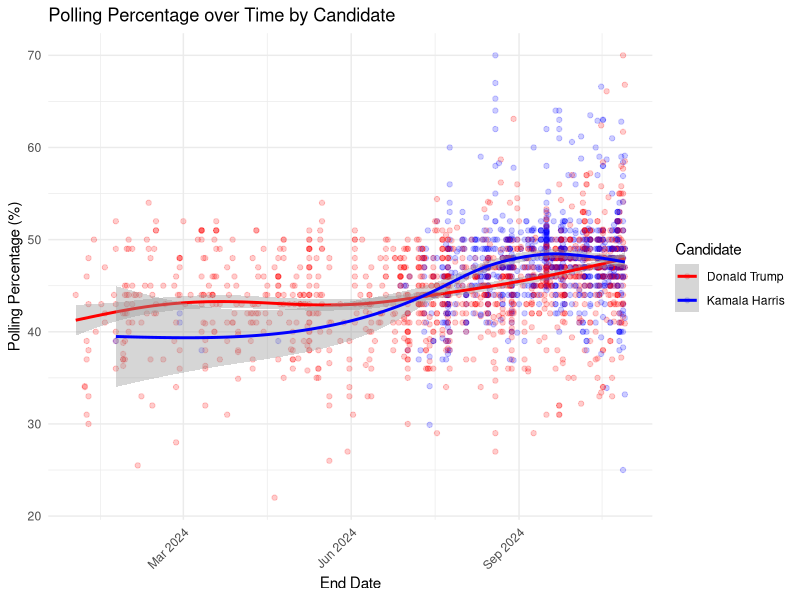

This figure's R source:
## ---- chunk 1
#| include: false
#| warning: false
#| message: false

library(tidyverse)
library(skimr)
library(knitr)
library(GGally)
library(dplyr)
library(broom)
## ---- chunk 2
#| echo: false
#| message: false
#| warning: false
#| include: false
data <- read.csv("../data/02-analysis_data/cleaned_president_polls.csv")
skim(data)
## ---- chunk 3
#| warning: false
#| message: false
#| echo: false
#| label: fig-pct
data %>% filter(candidate_name %in% c("Kamala Harris", "Donald Trump")) %>% 
  mutate(end_date = as.Date(end_date, format = "%m/%d/%y")) %>% 
  filter(end_date > as.Date("2024-01-01")) %>% 
  ggplot(aes(x = end_date, y = pct, color = candidate_name, group = candidate_name)) +
  geom_point(alpha = 0.2) +
  geom_smooth() +
  labs(
    title = "Polling Percentage over Time by Candidate",
    x = "End Date",
    y = "Polling Percentage (%)",
    color = "Candidate"
  ) +
  scale_color_manual(values = c("Kamala Harris" = "blue", "Donald Trump" = "red")) +
  theme_minimal() +
  scale_x_date(date_breaks = "3 months", date_labels = "%b %Y") +
  theme(axis.text.x = element_text(angle = 45, hjust = 1))

## ---- chunk 4
#| echo: false
#| message: false
#| warning: false
fit_model <- function(data, candidate) {
  candidate_data <- data %>% filter(candidate_name == candidate)
  
  if (nrow(candidate_data) > 0) {  # Check if there are rows for the candidate
    model <- lm(pct ~ days_towards_election, data = candidate_data)
    tidy_model <- tidy(model)  # Get a tidy summary of the model
    tidy_model$candidate <- candidate  # Add candidate to the output
    return(tidy_model)
  } else {
    return(NULL)  # Return NULL if no data for the candidate
  }
}

# Candidate names
candidate_names <- c("Kamala Harris", "Donald Trump")

# Initialize an empty list to store results
results <- list()

# Loop over candidates and store each model's results
for (candidate in candidate_names) {
  model_result <- fit_model(data, candidate)  # Fit the model
  
  # Check if the model_result is not NULL and add to the results list
  if (!is.null(model_result)) {
    results[[candidate]] <- model_result
  }
}

# Combine results for all candidates into a single data frame
final_results <- bind_rows(results, .id = "candidate")

# View the final results
kable(final_results)

## ---- chunk 5
#| echo: false
#| message: false
#| warning: false
data_nevada <- data %>% filter(state == "Nevada") 
data_arizona <- data %>% filter(state == "Arizona") 
data_wisconsin <- data %>% filter(state == "Wisconsin") 
data_michigan <- data %>% filter(state == "Michigan") 
data_penn <- data %>% filter(state == "Pennsylvania") 
data_north_carolina <- data %>% filter(state == "North Carolina") 
data_georgia <- data %>% filter(state == "Georgia") 


fit_model <- function(data, candidate) {
  candidate_data <- data %>% filter(candidate_name == candidate)
  
  if (nrow(candidate_data) > 0) {  # Check if there are rows for the candidate
    model <- lm(pct ~ days_towards_election, data = candidate_data)
    tidy_model <- tidy(model)  # Get a tidy summary of the model
    tidy_model$state <- unique(candidate_data$state)  # Add state to the output
    tidy_model$candidate <- candidate  # Add candidate to the output
    return(tidy_model)
  } else {
    return(NULL)  # Return NULL if no data for the candidate
  }
}


state_data_list <- list(
  Nevada = data_nevada,
  Arizona = data_arizona,
  Wisconsin = data_wisconsin,
  Michigan = data_michigan,
  Pennsylvania = data_penn,
  North_Carolina = data_north_carolina,
  Georgia = data_georgia
)


# Initialize an empty list to store results
results <- list()

# Loop through each candidate
for (candidate in candidate_names) {
  state_results <- list()  # Initialize an empty list for state results
  
  # Loop through each state dataset
  for (state_name in names(state_data_list)) {
    state_data <- state_data_list[[state_name]]  # Get the state data
    model_result <- fit_model(state_data, candidate)  # Fit the model
    state_results[[state_name]] <- model_result  # Store the result
  }
  
  # Combine results for the current candidate into a single data frame
  results[[candidate]] <- bind_rows(state_results)
}

# Combine results for all candidates into a single data frame
final_results <- bind_rows(results, .id = "candidate")

# View the final results
kable(final_results)

## ---- chunk 6
#| echo: false
#| message: false
#| warning: false

## ---- chunk 7
#| echo: false
#| message: false
#| warning: false
intercept_results <- final_results %>%
  filter(term == "(Intercept)")

# Spread the results into wide format
intercept_wide <- intercept_results %>%
  select(state, candidate, estimate) %>%
  pivot_wider(names_from = candidate, values_from = estimate, values_fill = NA)

# Calculate the difference in estimates between candidates
intercept_wide <- intercept_wide %>%
  mutate(difference = `Kamala Harris` - `Donald Trump`)

# View the results with differences
kable(intercept_wide)
## ---- chunk 8
#| echo: false
#| message: false
#| warning: false
solid_state_votes <- data.frame(
  Candidate = c("Harris", "Trump"),
  Solid_State_Votes = c(226, 219)
)
intercept_wide$electoral_votes <- c(6, 11, 10, 15, 19, 16, 16)

swing_state_results <- intercept_wide %>%
  mutate(Winner = ifelse(difference > 0, "Harris", "Trump")) %>%
  group_by(Winner) %>%
  summarize(Predicted_Swing_State_Votes = sum(electoral_votes))

total_votes <- solid_state_votes %>%
  left_join(swing_state_results, by = c("Candidate" = "Winner")) %>%
  mutate(Predicted_Swing_State_Votes = ifelse(is.na(Predicted_Swing_State_Votes), 0, Predicted_Swing_State_Votes),
         Total_Predicted_Votes = Solid_State_Votes + Predicted_Swing_State_Votes)

kable(total_votes, caption = "Predicted Electoral Votes for Each Candidate")
## ---- chunk 9
#| echo: false
#| message: false
#| warning: false
## ---- chunk 10
#| echo: false
#| message: false
#| warning: false
